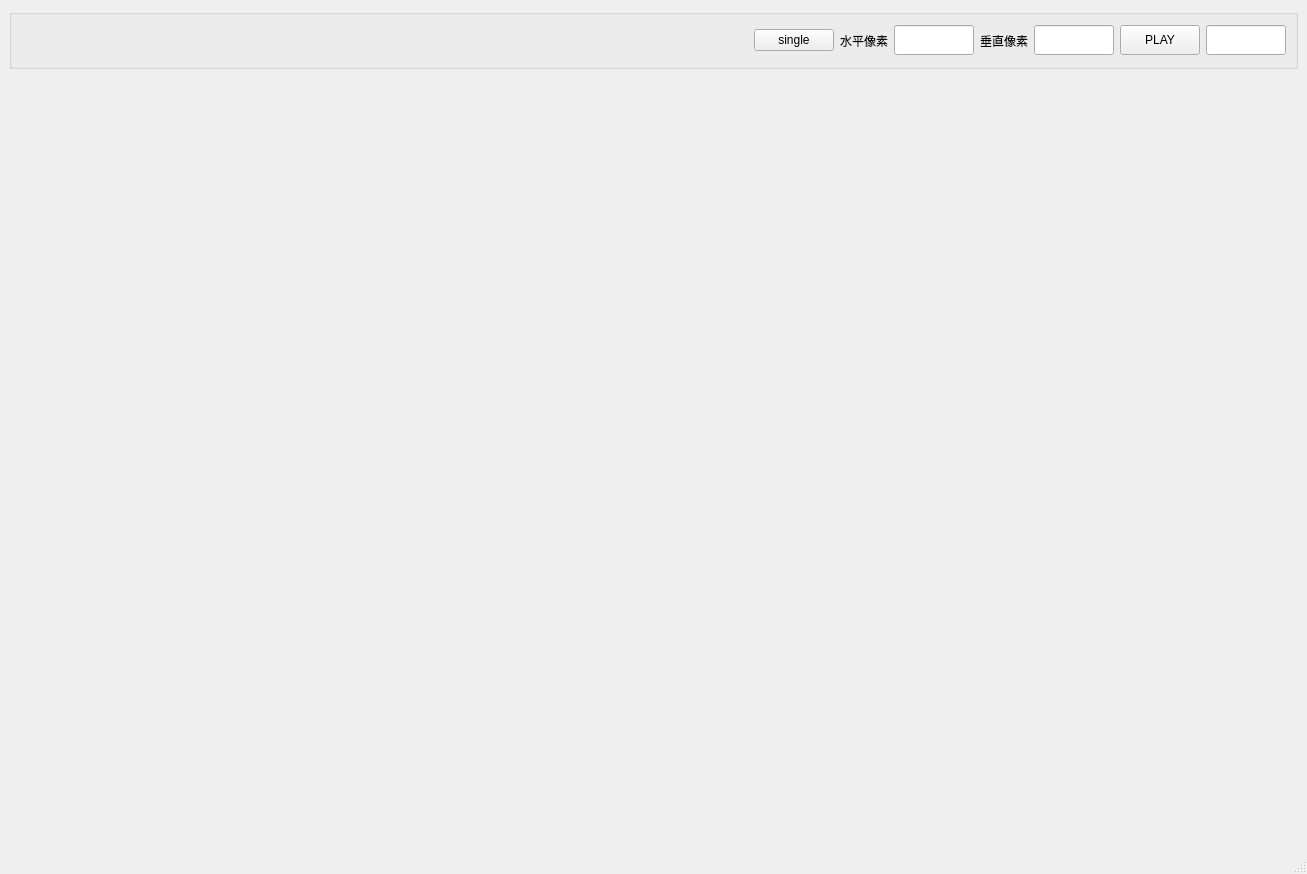
<?xml version="1.0" encoding="UTF-8"?>
<ui version="4.0">
 <class>MainWindow</class>
 <widget class="QMainWindow" name="MainWindow">
  <property name="geometry">
   <rect>
    <x>0</x>
    <y>0</y>
    <width>1307</width>
    <height>874</height>
   </rect>
  </property>
  <property name="windowTitle">
   <string>MainWindow</string>
  </property>
  <widget class="QWidget" name="centralwidget">
   <layout class="QVBoxLayout" name="verticalLayout">
    <item>
     <widget class="QGroupBox" name="groupBox">
      <property name="maximumSize">
       <size>
        <width>16777215</width>
        <height>60</height>
       </size>
      </property>
      <property name="title">
       <string/>
      </property>
      <property name="alignment">
       <set>Qt::AlignmentFlag::AlignBottom|Qt::AlignmentFlag::AlignLeading|Qt::AlignmentFlag::AlignLeft</set>
      </property>
      <layout class="QHBoxLayout" name="horizontalLayout">
       <item>
        <spacer name="horizontalSpacer">
         <property name="orientation">
          <enum>Qt::Orientation::Horizontal</enum>
         </property>
         <property name="sizeHint" stdset="0">
          <size>
           <width>20</width>
           <height>20</height>
          </size>
         </property>
        </spacer>
       </item>
       <item>
        <widget class="QPushButton" name="pushButton_singleFrame">
         <property name="text">
          <string>single</string>
         </property>
        </widget>
       </item>
       <item>
        <widget class="QLabel" name="label_3">
         <property name="text">
          <string>水平像素</string>
         </property>
        </widget>
       </item>
       <item>
        <widget class="QLineEdit" name="H_PIX">
         <property name="maximumSize">
          <size>
           <width>80</width>
           <height>30</height>
          </size>
         </property>
        </widget>
       </item>
       <item>
        <widget class="QLabel" name="label_2">
         <property name="text">
          <string>垂直像素</string>
         </property>
        </widget>
       </item>
       <item>
        <widget class="QLineEdit" name="V_PIX">
         <property name="maximumSize">
          <size>
           <width>80</width>
           <height>30</height>
          </size>
         </property>
        </widget>
       </item>
       <item>
        <widget class="QPushButton" name="pushButton">
         <property name="minimumSize">
          <size>
           <width>0</width>
           <height>30</height>
          </size>
         </property>
         <property name="maximumSize">
          <size>
           <width>80</width>
           <height>30</height>
          </size>
         </property>
         <property name="text">
          <string>PLAY</string>
         </property>
        </widget>
       </item>
       <item>
        <widget class="QLineEdit" name="TEXT_FPS">
         <property name="minimumSize">
          <size>
           <width>80</width>
           <height>0</height>
          </size>
         </property>
         <property name="maximumSize">
          <size>
           <width>80</width>
           <height>30</height>
          </size>
         </property>
        </widget>
       </item>
      </layout>
     </widget>
    </item>
    <item>
     <widget class="QLabel" name="label">
      <property name="minimumSize">
       <size>
        <width>1280</width>
        <height>720</height>
       </size>
      </property>
      <property name="text">
       <string/>
      </property>
      <property name="alignment">
       <set>Qt::AlignmentFlag::AlignCenter</set>
      </property>
     </widget>
    </item>
   </layout>
  </widget>
  <widget class="QMenuBar" name="menubar">
   <property name="geometry">
    <rect>
     <x>0</x>
     <y>0</y>
     <width>1307</width>
     <height>21</height>
    </rect>
   </property>
  </widget>
  <widget class="QStatusBar" name="statusbar"/>
 </widget>
 <resources/>
 <connections/>
</ui>
